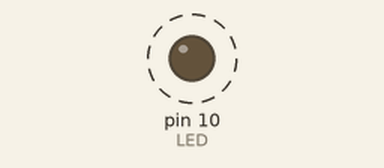
The sketch below on a simulated Arduino Uno, built with avr-gcc and run on an emulated ATmega328P. Shown: output pins drawn as LEDs (lit = HIGH). Dashed ring = blinking.

Above: at 0.5 s.
Timing chart, 0 to 4.6 s (numbered marks = the images above):
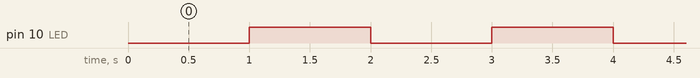

The sketch:

millis.ino
```cpp
#define LED 10

void setup() {
  // set the digital pin as output:
  pinMode(LED, OUTPUT);
}
void loop() {
  static unsigned long previousMillis = 0; // will store last time LED was updated
  static int ledState = LOW; // ledState used to set the LED
  long interval = 1000; // interval at which to blink (milliseconds)
  unsigned long currentMillis = millis();

  if (currentMillis - previousMillis >= interval) {
    // save the last time you blinked the LED
    previousMillis = currentMillis;

    // if the LED is off turn it on and vice-versa:
    if (ledState == LOW) {
      ledState = HIGH;
    } else {
      ledState = LOW;
    }

    // set the LED with the ledstate of the variable:
    digitalWrite(LED, ledState);
  }
}
```

Measured:
- by itself, pin 10 (LED): alternates HIGH for 1.0 s and LOW for 1.0 s
